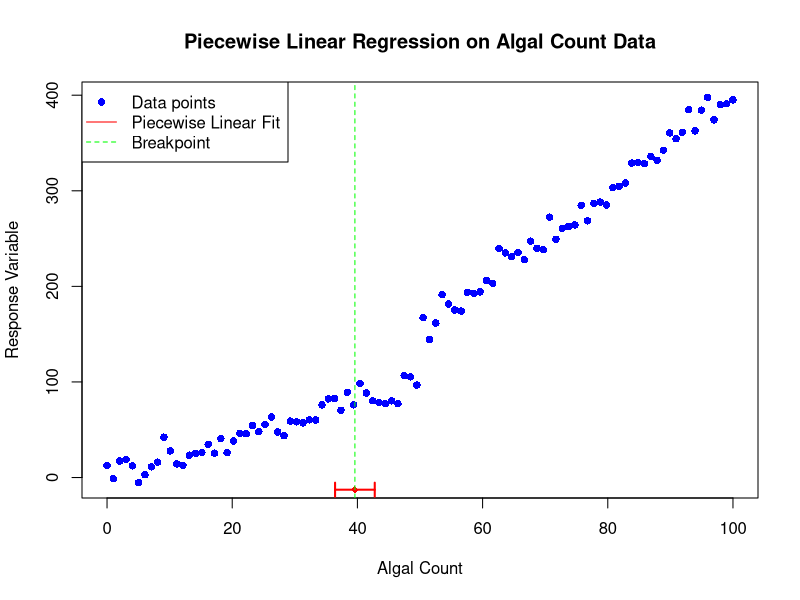

This figure's R source:
# Install the segmented package if it's not already installed
if (!require(segmented)) {
  install.packages("segmented", dependencies = TRUE)
  library(segmented)
} else {
  library(segmented)
}

# Proceed with your previous script
set.seed(0)
x <- seq(0, 100, length.out = 100)
y <- ifelse(x < 50, 2 * x + rnorm(100, 0, 10), 5 * (x - 50) + 150 + rnorm(100, 0, 10))

# Create a data frame
data <- data.frame(AlgalCount = x, Response = y)

# Fit a linear model
lin_mod <- lm(Response ~ AlgalCount, data = data)

# Apply piecewise regression
seg_mod <- segmented(lin_mod, seg.Z = ~AlgalCount, psi = list(AlgalCount = 50))

# Summary of the model
summary(seg_mod)

# Plotting the results
plot(data$AlgalCount, data$Response, pch = 16, col = "blue", main = "Piecewise Linear Regression on Algal Count Data",
     xlab = "Algal Count", ylab = "Response Variable")
lines(seg_mod, col = "red", lwd = 2)
abline(v = seg_mod$psi[2], col = "green", lty = 2)
legend("topleft", legend = c("Data points", "Piecewise Linear Fit", "Breakpoint"),
       col = c("blue", "red", "green"), pch = c(16, NA, NA), lty = c(NA, 1, 2))
